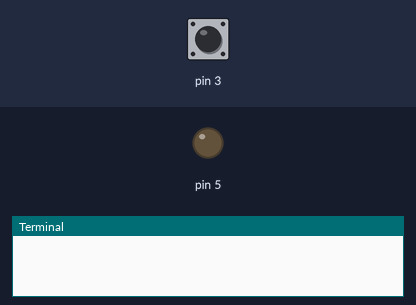
A program run on a simulated Raspberry Pi (header pin numbers). Shown: output pins drawn as LEDs (lit = HIGH), the last lines printed to the terminal. Inputs (shaded band) come from the test bench; at power-on: pin 3 HIGH.

Above: at 1.2 s.
1.3 s: pin 3 pulled LOW for 0.15 s
At 2.3 s:
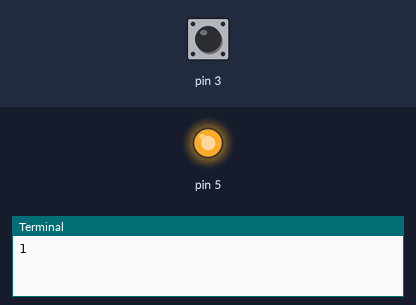
2.9 s: pin 3 pulled LOW for 1 s
At 3.6 s:
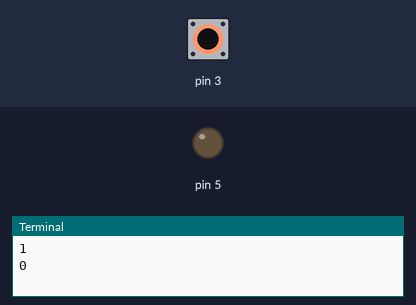
5.4 s: pin 3 pulled LOW for 3.2 s
At 6.7 s:
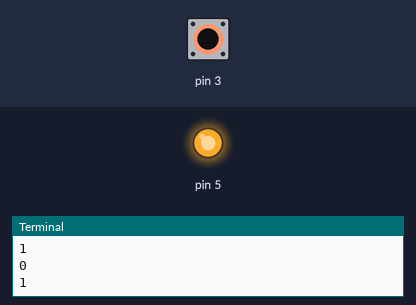
Timing chart, 0 to 8.4 s (numbered marks = the images above; inputs shaded):
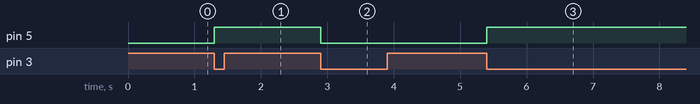

The program:

index.py
```python
import RPi.GPIO as GPIO

from module import pi, toggle

PIN_I = 3
PIN_O = 5


class Main:
    def __init__(self) -> None:
        self.count = 0
        pi.init()
        # pull up
        pi.use_switch(PIN_I, self.sw_handle)
        pi.outp(PIN_O)
        toggle.toggle(PIN_O, False)

    def sw_handle(self, e):
        self.count += 1
        print(self.count % 2)
        toggle.toggle(PIN_O, condition=self.count % 2 == 1)


def main():
    Main()

    input()


if __name__ == '__main__':
    main()
```

pi.py
```python
import RPi.GPIO as GPIO
import time

def init():
    GPIO.setwarnings(False)
    GPIO.setmode(GPIO.BOARD)

def outp(pin):
    GPIO.setup(pin,GPIO.OUT)

def inp(pin):
    GPIO.setup(pin,GPIO.IN)

def use_switch(pin,handle = None ):
    GPIO.setup(pin,GPIO.IN,pull_up_down = GPIO.PUD_UP)
    GPIO.add_event_detect(pin,GPIO.FALLING,callback = handle,bouncetime=200)

def test():
    print('test')
```

toggle.py
```python
from RPi.GPIO import HIGH,LOW,output
from time import sleep

def toggle(pin,condition=False):
    output(pin,HIGH if condition else LOW)
```

Measured:
- after the input at 1.3 s, pin 5: LOW → HIGH at once
- after the input at 2.9 s, pin 5: HIGH → LOW at once
- after the input at 5.4 s, pin 5: LOW → HIGH at once
